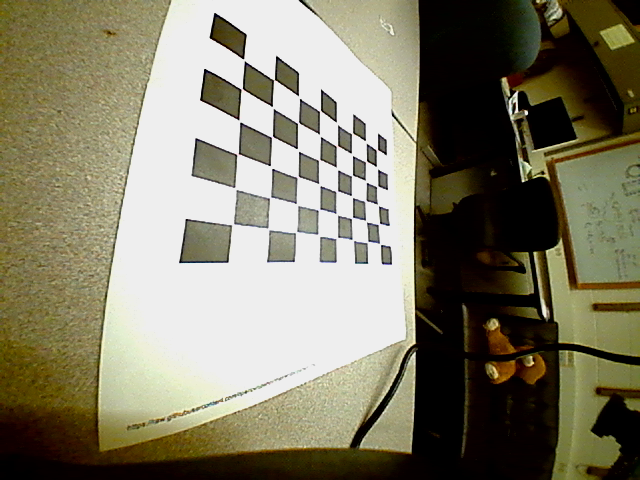
#> input picture LEFT/left0.png, 640 x 480 px; its folder holds 6 pictures in this run; the run also reads 1 picture not shown here
$ python stereo_calib.py   (older library calls are emulated)
#> lines starting #> are read from the running program, lines starting #| are printed output that depends on the picture; long printed decimals are rounded
import numpy as np
import cv2
from glob import glob

criteria = (cv2.TERM_CRITERIA_EPS + cv2.TERM_CRITERIA_MAX_ITER, 30, 0.001)

#limgs = glob('LEFT/*_UD.jpg')
#rimgs = glob('RIGHT/*_UD.jpg')

limgs = glob('LEFT/*.png')
rimgs = glob('RIGHT/*.png')

limgs.sort()
rimgs.sort()

objp = np.zeros((8*6,3), np.float32)
objp[:,:2] = np.mgrid[0:8, 0:6].T.reshape(-1,2)

objpts = []
imlpts = []
imrpts = []

for l, r in zip(limgs, rimgs):
    limg = cv2.imread(l)
#> limg is the input picture: shape (480, 640, 3); mean B, G, R 103.1, 124.3, 128.5
    rimg = cv2.imread(r)
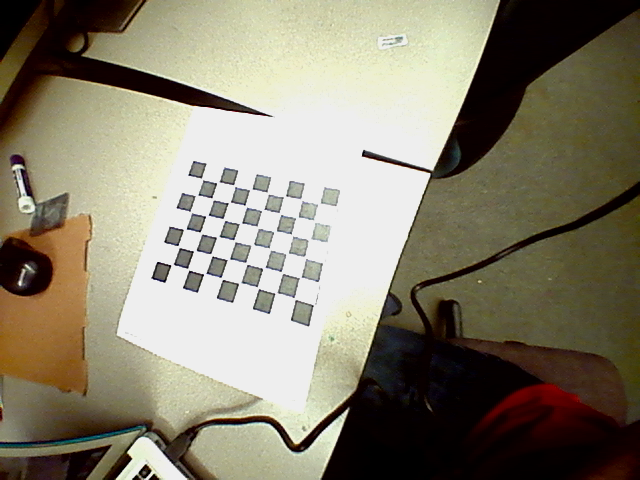
#> input picture RIGHT/right11.png, 640 x 480 px
#> rimg is the input picture: shape (480, 640, 3); mean B, G, R 110.4, 128.7, 134.9

    lgrey = cv2.cvtColor(limg, cv2.COLOR_BGR2GRAY)
    rgrey = cv2.cvtColor(rimg, cv2.COLOR_BGR2GRAY)
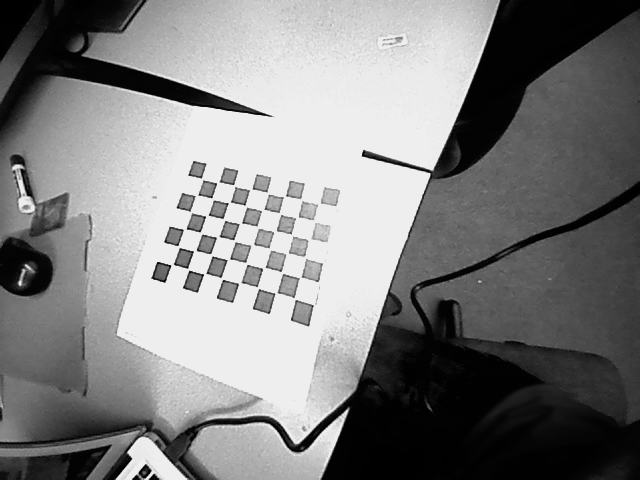
#> rgrey: shape (480, 640); min 0, max 238, mean 128.4

    lret, lcorn = cv2.findChessboardCorners(lgrey, (8,6), None)
#> lret = True; lcorn = 48 rows, first 8: [243.4, 59.19], [274, 79.77], [299.7, 98.32], [320.3, 110.6], [336.3, 121.9], [352.3, 133.2], [365.3, 140.6], [376.9, 149.8]
    rret, rcorn = cv2.findChessboardCorners(rgrey, (8,6), None)
#> rret = True; rcorn = 48 rows, first 8: [201.5, 178.4], [216.6, 182.6], [233.8, 185.3], [250, 189.8], [267.6, 193.1], [285.3, 196], [300.7, 199.3], [317.8, 204.3]

    if not (lret and rret): continue
    objpts.append(objp)

    lcorn2 = cv2.cornerSubPix(lgrey, lcorn, (11,11), (-1,-1), criteria)
#> lcorn2 = 48 rows, first 8: [243.9, 60.04], [274.1, 79.76], [299, 97.21], [320.2, 110.8], [336.8, 123.4], [352.3, 133.2], [373.4, 144.3], [376.8, 148.9]
    rcorn2 = cv2.cornerSubPix(rgrey, rcorn, (11,11), (-1,-1), criteria)
#> rcorn2 = 48 rows, first 8: [201.7, 178.7], [217.9, 182.4], [233.9, 185.5], [250.8, 189.2], [267.6, 192.9], [284.5, 196.4], [300.9, 199.4], [318.8, 203.4]
    imlpts.append(lcorn2)
    imrpts.append(rcorn2)
#> pass 2 of the loop `for l, r in zip(limgs, rimgs):`:
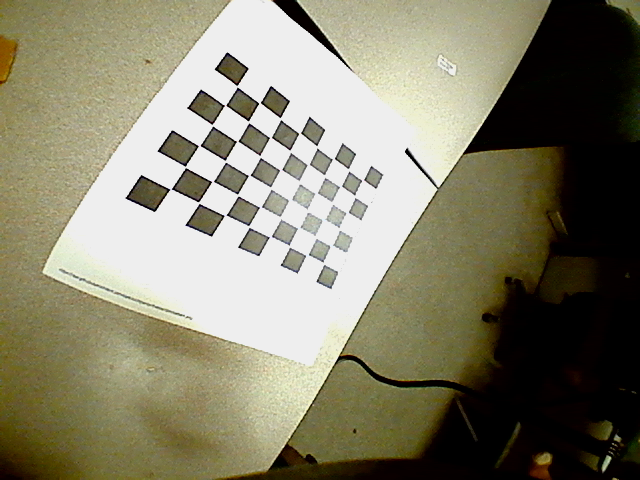
#> input picture LEFT/left1.png, 640 x 480 px
#> limg is the input picture: shape (480, 640, 3); mean B, G, R 108.2, 129.5, 132.9
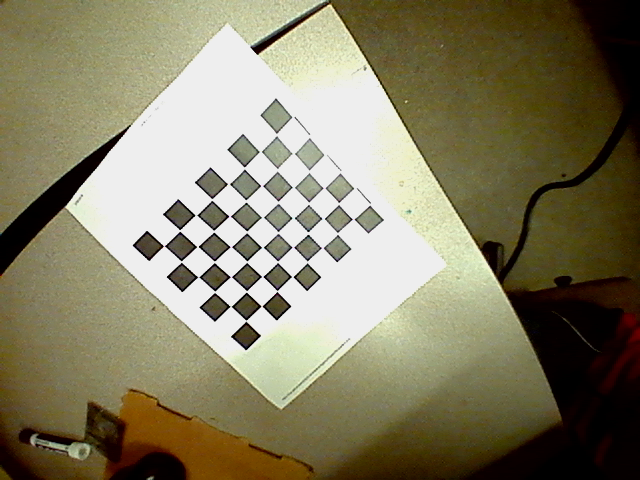
#> input picture RIGHT/right6.png, 640 x 480 px
#> rimg is the input picture: shape (480, 640, 3); mean B, G, R 99.9, 126.6, 132.4
#> `rgrey = cv2.cvtColor(rimg, cv2.COLOR_BGR2GRAY)`:
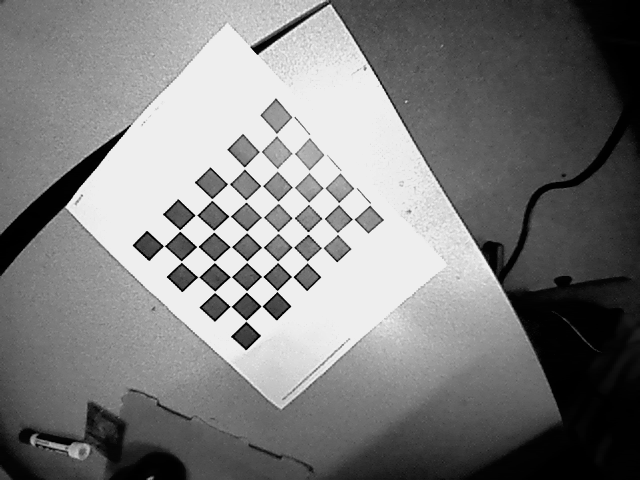
#> rgrey: shape (480, 640); min 0, max 238, mean 125.3
#> lcorn = 48 rows, first 8: [236.8, 86.24], [259.4, 102.9], [280.3, 118.5], [299.4, 132.7], [317, 146.5], [333.4, 158.7], [348.3, 168.9], [362.8, 180.3]
#> rcorn = 48 rows, first 8: [163.7, 245.8], [179.6, 230.5], [195.5, 215.2], [211.7, 199.4], [228.4, 183.6], [244.3, 167.7], [260, 151.6], [276.4, 133.7]
#> lcorn2 = 48 rows, first 8: [237.2, 86.34], [259.5, 102.8], [280.4, 118.6], [299.7, 133.2], [316.8, 146.6], [333.4, 158.7], [348.5, 169.7], [362.7, 180]
#> rcorn2 = 48 rows, first 8: [164.1, 245.8], [179.7, 230.4], [195.9, 215.2], [211.8, 199.6], [228.5, 183.9], [244.3, 168.1], [260.1, 151.5], [276.5, 134.3]

# [5 lines of commented-out code are left out]

flags = cv2.CALIB_FIX_ASPECT_RATIO | cv2.CALIB_ZERO_TANGENT_DIST | cv2.CALIB_SAME_FOCAL_LENGTH | cv2.CALIB_RATIONAL_MODEL
ret, K1, D1, K2, D2, R, T, E, F = cv2.stereoCalibrate(objpts, imlpts, imrpts,
    None, None, None, None, lgrey.shape[::-1],
    criteria=criteria,
    flags=flags)
#> ret = 18.61; K1 = [[199.2, 0, 309.5], [0, 199.2, 221.7], [0, 0, 1]]; K2 = [[199.2, 0, 304.4], [0, 199.2, 236], [0, 0, 1]]; R = [[0.568, 0.472, 0.675], [-0.413, 0.872, -0.262], [-0.712, -0.13, 0.69]]; T = [-7.58, 3.55, 4.18]; E = [[-0.798, -4.11, 3.54], [-3.03, 0.985, 8.05], [1.12, -8.29, -0.406]]; F = [[9.57e-07, 4.92e-06, -0.00223], [3.63e-06, -1.18e-06, -0.00278], [-0.00141, 0.000759, 1]]
print(K1)
#| [[199.221    0.         309.490 ]
#|  [  0.         199.221  221.686]
#|  [  0.           0.           1.        ]]
print(K2)
#| [[199.221    0.         304.417]
#|  [  0.         199.221  235.964]
#|  [  0.           0.           1.        ]]

print()

print(D1.shape)
#| (1, 14)
print(D2.shape)
#| (1, 14)

print()

print(R)
#| [[ 0.5677  0.4718  0.6747]
#|  [-0.4133  0.8721  -0.262]
#|  [-0.712 -0.1301   0.69]]
print(T)
#| [[-7.584]
#|  [ 3.547]
#|  [ 4.179]]

im1 = cv2.imread('LEFT/left6.png')
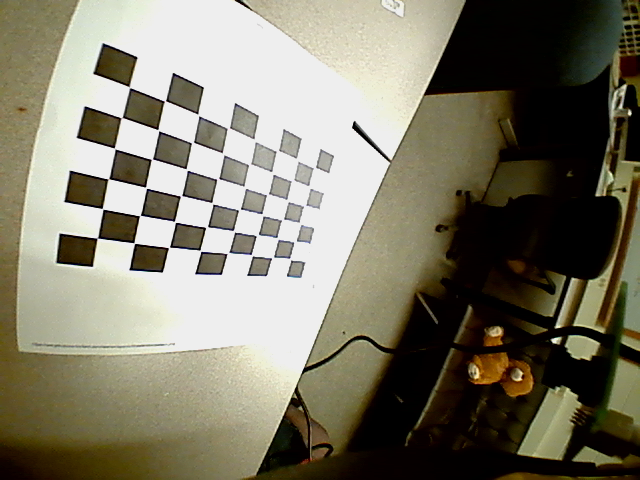
#> input picture LEFT/left6.png, 640 x 480 px
#> im1 is the input picture: shape (480, 640, 3); mean B, G, R 105.4, 122.4, 126.4
im2 = cv2.imread('RIGHT/right6.png')

#cv2.namedWindow('tuner')
#cv2.createTrackbar('alpha', 'tuner', 0, 100, lambda *x:0)
while False:
    R1, R2, P1, P2, Q, roi1, roi2 = cv2.stereoRectify(K1, D1, K2, D2, (640, 480), R, T,
        alpha=-1)#cv2.getTrackbarPos('alpha', 'tuner') / 100)
    lmap1, lmap2 = cv2.initUndistortRectifyMap(K1, D1, R1, P1, (640, 480), cv2.CV_16SC2)
    rmap1, rmap2 = cv2.initUndistortRectifyMap(K2, D2, R2, P2, (640, 480), cv2.CV_16SC2)

    rim1 = cv2.remap(im1, lmap1, lmap2, cv2.INTER_LANCZOS4)
    rim2 = cv2.remap(im2, rmap1, rmap2, cv2.INTER_LANCZOS4)

    cv2.imshow('tuner', np.concatenate((rim1, rim2), axis=1))
    cv2.waitKey(0)

cv2.destroyAllWindows()

#print(roi1, roi2)


#K1 = np.loadtxt('LEFT/N.txt')
#K2 = np.loadtxt('RIGHT/N.txt')

ret, K1, D1, K2, D2, R, T, E, F = cv2.stereoCalibrate(objpts, imlpts, imrpts, None, None, None, None, lgrey.shape[::-1])
#> ret = 22.88; K1 = [[1, 0, 0], [0, 1, 0], [0, 0, 1]]; D1 = [[0, 0, 0, 0, 0]]; K2 = [[1, 0, 0], [0, 1, 0], [0, 0, 1]]; D2 = [[0, 0, 0, 0, 0]]; R = [[0.722, 0.692, 0.00069], [-0.692, 0.722, 3.36e-06], [-0.000496, -0.00048, 1]]; T = [0.707, 17.97, 0.0285]; E = [[0.0108, -0.0292, 17.97], [0.0209, 0.0201, -0.707], [-13.46, -11.93, -0.0124]]; F = [[-0.872, 2.35, -1449.2], [-1.69, -1.62, 57.04], [1085.4, 962, 1]]

print(R)
#| [[ 7.21698716e-01  6.92206969e-01  6.90165501e-04]
#|  [-6.92207135e-01  7.21698886e-01  3.35536230e-06]
#|  [-4.95769068e-04 -4.80159045e-04  9.99999762e-01]]
print(T)
#| [[ 0.7072]
#|  [17.967]
#|  [ 0.02849]]

R1 = np.zeros((3,3))
R2 = np.zeros((3,3))

P1 = np.zeros((3,4))
P2 = np.zeros((3,4))

print(D1, D2)
#| [[0. 0. 0. 0. 0.]] [[0. 0. 0. 0. 0.]]
print(K1, K2)
#| [[1. 0. 0.]
#|  [0. 1. 0.]
#|  [0. 0. 1.]] [[1. 0. 0.]
#|  [0. 1. 0.]
#|  [0. 0. 1.]]
print(lgrey.shape[::-1])
#| (640, 480)

R1, R2, P1, P2, Q, roi1, roi2 = cv2.stereoRectify(
                                            np.eye(3), np.zeros((1,5)),
                                            np.eye(3), np.zeros((1,5)),
                                            lgrey.shape[::-1], R, T, -1, lgrey.shape[::-1] * 2) #, R1, R2, P1, P2)
#> R1 = [[0.748, 0.663, 0.000636], [-0.663, 0.748, 0.00161], [0.000595, -0.00163, 1]]; R2 = [[0.999, -0.0393, -5.33e-05], [0.0393, 0.999, 0.00158], [-9.07e-06, -0.00159, 1]]; P1 = [[1, 0, -471.3, 0], [0, 1, -432.7, 0], [0, 0, 1, 0]]; P2 = [[1, 0, -471.3, 0], [0, 1, -432.7, 17.98], [0, 0, 1, 0]]; Q = [[1, 0, 0, 471.3], [0, 1, 0, 432.7], [0, 0, 0, 1], [0, 0, -0.0556, 0]]; roi1 = (0, 0, 0, 0); roi2 = (0, 0, 171, 480)


print(roi1)
#| (0, 0, 0, 0)
print(roi2)
#| (0, 0, 171, 480)

print(R1)
#| [[ 7.48366083e-01  6.63285611e-01  6.36215620e-04]
#|  [-6.63285649e-01  7.48364577e-01  1.61466780e-03]
#|  [ 5.94864688e-04 -1.63035531e-03  9.99998494e-01]]
print(R2)
#| [[ 9.99226202e-01 -3.93318537e-02 -5.32838716e-05]
#|  [ 3.93318887e-02  9.99224946e-01  1.58416991e-03]
#|  [-9.06576522e-06 -1.58503984e-03  9.99998744e-01]]

print(P1)
#| [[   1.            0.         -471.298    0.        ]
#|  [   0.            1.         -432.672    0.        ]
#|  [   0.            0.            1.            0.        ]]
print(P2)
#| [[   1.            0.         -471.298    0.        ]
#|  [   0.            1.         -432.672   17.981]
#|  [   0.            0.            1.            0.        ]]


limg = cv2.imread('LEFT/left11.png')
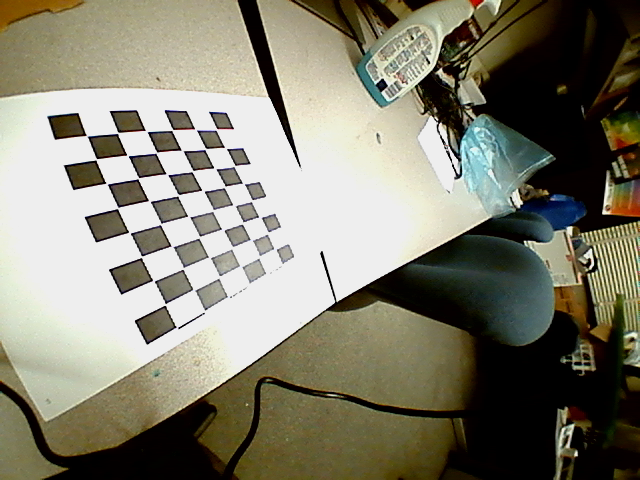
#> input picture LEFT/left11.png, 640 x 480 px
#> limg is the input picture: shape (480, 640, 3); mean B, G, R 112, 127.9, 130.5
rimg = cv2.imread('RIGHT/right11.png')

print(limg.dtype)
#| uint8

pad = np.zeros((limg.shape), dtype=np.uint8)

#limg = np.concatenate((pad, limg, pad))
#rimg = np.concatenate((pad, rimg, pad))

print(limg.shape[:-1][::-1])
#| (640, 480)

_p1, _ = cv2.getOptimalNewCameraMatrix(P1[:, :3], D1, limg.shape[:-1][::-1], 1, limg.shape[:-1][::-1])
_p2, _ = cv2.getOptimalNewCameraMatrix(P2[:, :3], D2, rimg.shape[:-1][::-1], 1, rimg.shape[:-1][::-1])


(lmap1, lmap2) = cv2.initUndistortRectifyMap(K1, D1, R1, P1, tuple(lgrey.shape[::-1]), cv2.CV_16SC2)
(rmap1, rmap2) = cv2.initUndistortRectifyMap(K2, D2, R2, P2, tuple(lgrey.shape[::-1]), cv2.CV_16SC2)

lster = np.zeros(limg.size)
rster = np.zeros(rimg.size)

pad = np.zeros(limg.shape, dtype=np.uint8)
#limg = np.concatenate((pad, limg, pad))
#rimg = np.concatenate((pad, rimg, pad))
lster = cv2.remap(limg, lmap1, lmap2, cv2.INTER_LANCZOS4)
rster = cv2.remap(rimg, rmap1, rmap2, cv2.INTER_LANCZOS4)
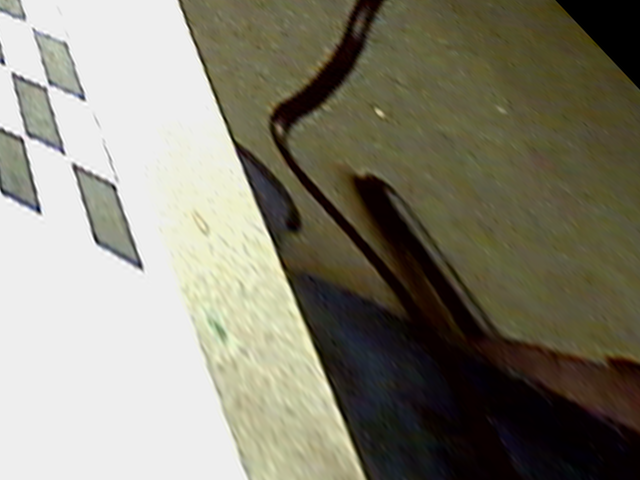
#> rster: shape (480, 640, 3); mean B, G, R 114.1, 129.7, 132.7

cv2.imshow('oldfucks', np.concatenate((limg, rimg), axis=1))
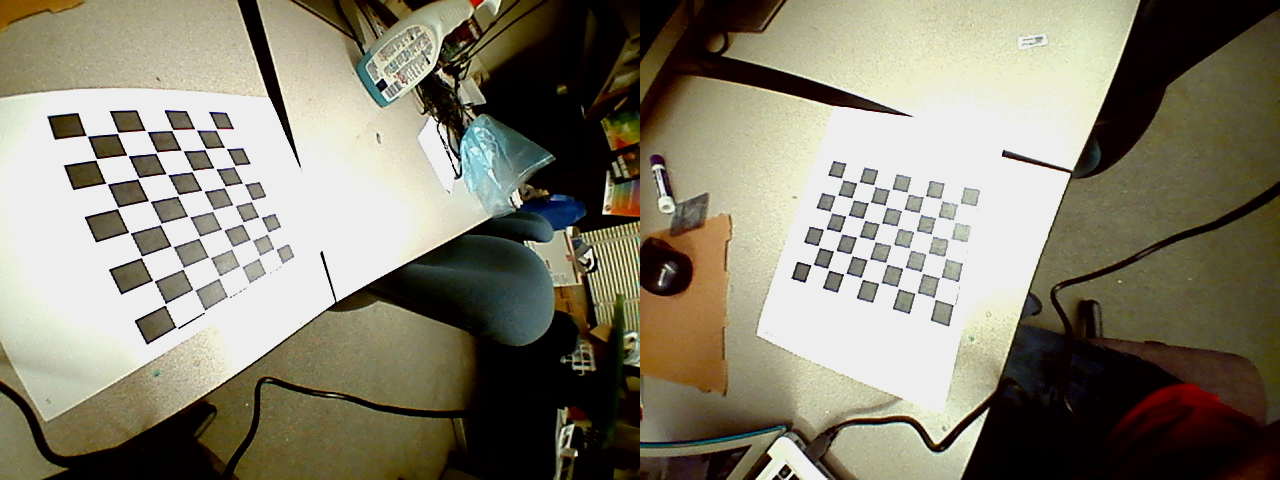
#> window 'oldfucks': shape (480, 1280, 3); mean B, G, R 111.2, 128.3, 132.7
cv2.waitKey(0)
cv2.imshow('rectified', np.concatenate((lster, rster), axis=1))
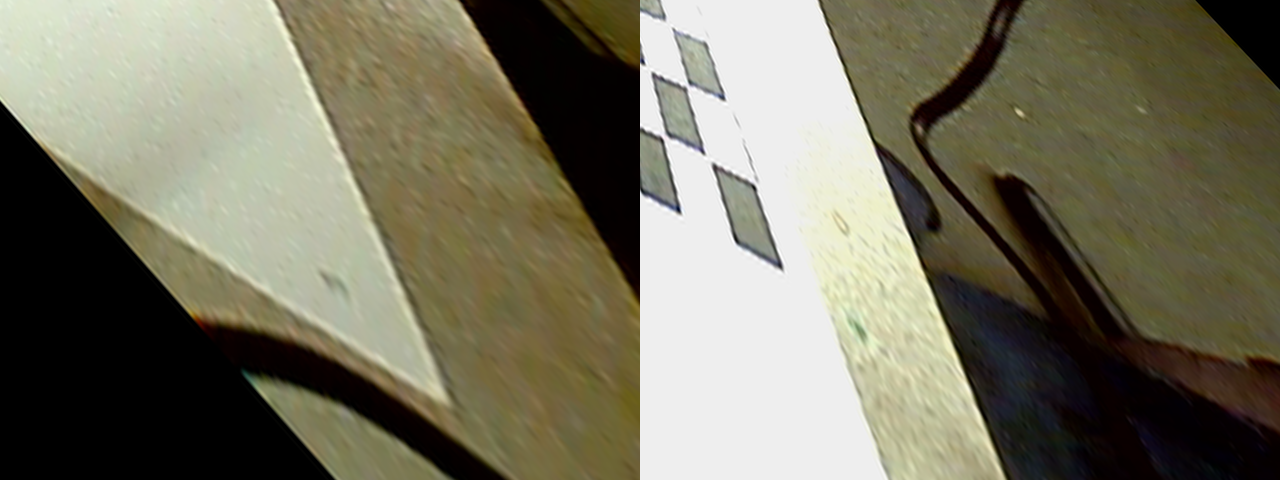
#> window 'rectified': shape (480, 1280, 3); mean B, G, R 95.9, 114.9, 118.1
cv2.waitKey(0)
cv2.destroyAllWindows()
